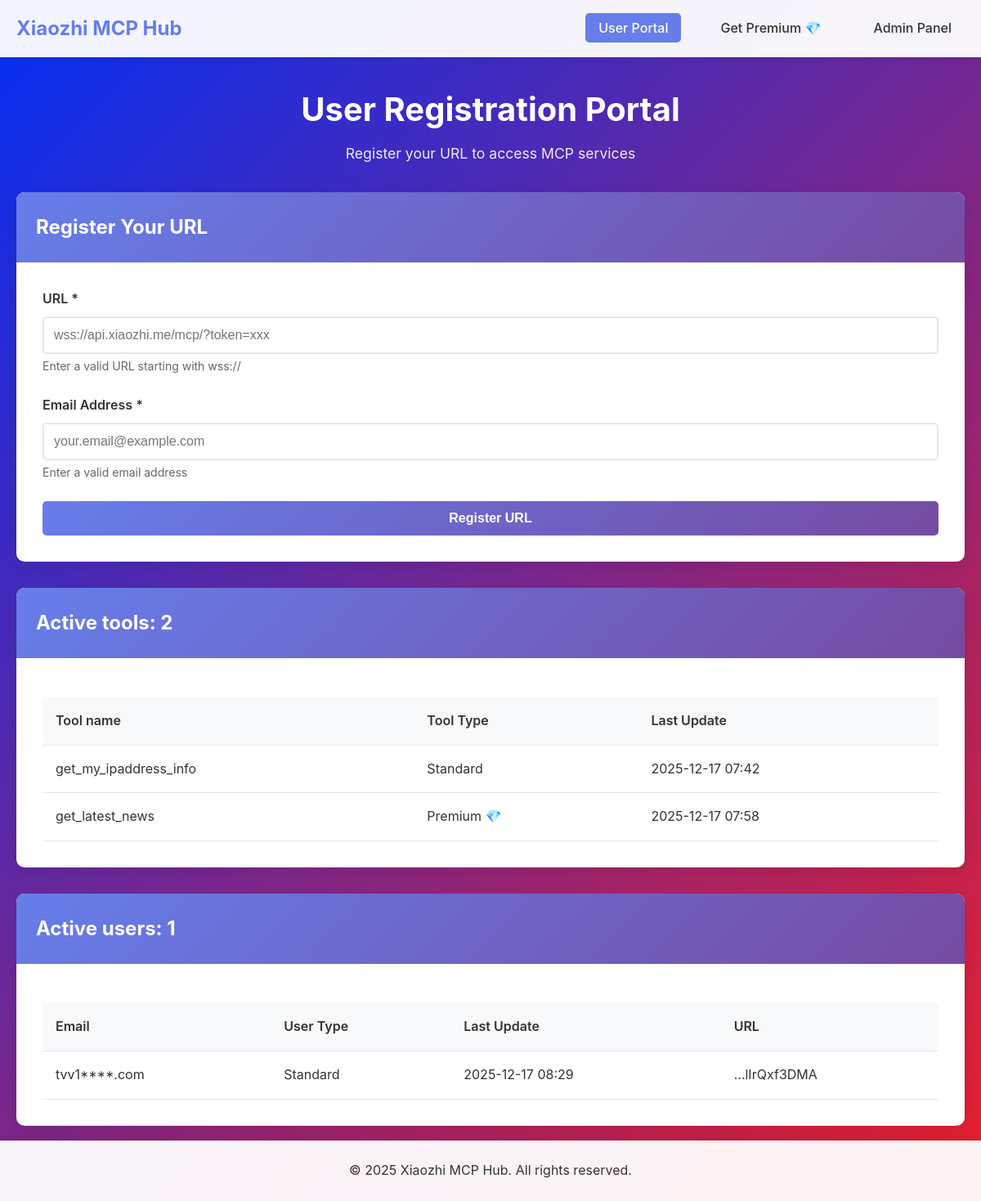
/user, run on the app's committed database.
### database/models.py (models this page shows, shortened)
class Tool(Base):
	__tablename__ = "tools"
	tool_id = Column(Integer, primary_key=True, autoincrement=True)
	tool_name = Column(String(255), nullable=False, unique=True)
	tool_enable = Column(Boolean, default=True, nullable=False)
	is_premium = Column(Boolean, default=False, nullable=False)
	last_update = Column(DateTime, default=datetime.utcnow, onupdate=datetime.utcnow)
	users = relationship("User", secondary=connection_table, back_populates="tools")

class User(Base):
	__tablename__ = "users"
	user_id = Column(Integer, primary_key=True, autoincrement=True)
	user_email = Column(String(255), nullable=False, unique=True)
	user_url = Column(String(500), nullable=False, unique=True)
	user_enable = Column(Boolean, default=True, nullable=False)
	is_premium = Column(Boolean, default=False, nullable=False)
	last_update = Column(DateTime, default=datetime.utcnow, onupdate=datetime.utcnow)
	tools = relationship("Tool", secondary=connection_table, back_populates="users")

### app.py (the view)
@app.route("/user")
def user_page():
    session = get_session()
    users = []
    tools = []
    try:
        users = session.query(User).filter(User.user_enable == True).all()
        tools = session.query(Tool).filter(Tool.tool_enable == True).all()
    finally:
        session.close()
    return render_template("user.html", users=users, tools=tools)

### database/models.py (called while the page is built)
def get_engine(sqlite_url: str = "sqlite:///" + get_persistent_data("xiaozhi.db")):
	return create_engine(sqlite_url, future=True)

def get_session(engine=None):
	if engine is None:
		engine = get_engine()
	Session = sessionmaker(bind=engine, autoflush=False, future=True)
	return Session()

### templates/user.html (shortened to what this page needs)
{% extends "base.html" %}
{% block content %}
<div class="page-header">
    <h2>User Registration Portal</h2>
    <p class="subtitle">Register your URL to access MCP services</p>
</div>
<div class="card">
    <div class="card-header">
        <h3>Register Your URL</h3>
    </div>
    <div class="card-body">
        <form method="POST" action="{{ url_for('register_user') }}" class="form">
            <div class="form-group">
                <label for="user_url">URL *</label>
                <input
                    type="url"
                    id="user_url"
                    name="user_url"
                    placeholder="wss://api.xiaozhi.me/mcp/?token=xxx"
                    required
                    pattern="wss?://.+"
                    class="form-control"
                >
                <small class="form-text">Enter a valid URL starting with wss://</small>
            </div>
            <div class="form-group">
                <label for="user_email">Email Address *</label>
                <input
                    type="email"
                    id="user_email"
                    name="user_email"
                    placeholder="your.email@example.com"
                    required
                    class="form-control"
                >
                <small class="form-text">Enter a valid email address</small>
            </div>
            <button type="submit" class="btn btn-primary">Register URL</button>
        </form>
    </div>
</div>
<div class="card">
    <div class="card-header">
        <h3>Active tools: {{ tools|length }}</h3>
    </div>
    <div class="card-body">
        {% if tools %}
        <div class="table-responsive">
            <table class="data-table">
                <thead>
                    <tr>
                        <th>Tool name</th>
                        <th>Tool Type</th>
                        <th>Last Update</th>
                    </tr>
                </thead>
                <tbody>
                    {% for tool in tools %}
                    <tr>
                        <td>{{ tool.tool_name }}</td>
                        <td>
                            {% if tool.is_premium %}
                                Premium <span title="Premium"><span style="color:#00bcd4;">&#128142;</span></span>
                            {% else %}
                                Standard
                            {% endif %}
                        </td>
                        <td>{{ tool.last_update.strftime('%Y-%m-%d %H:%M') if tool.last_update else 'N/A' }}</td>
                    </tr>
                    {% endfor %}
                </tbody>
            </table>
        </div>
        {% else %}
        <p class="empty-state">No tools registered yet.</p>
        {% endif %}
    </div>
</div>
<div class="card">
    <div class="card-header">
        <h3>Active users: {{ users|length }}</h3>
    </div>
    <div class="card-body">
        {% if users %}
        <div class="table-responsive">
            <table class="data-table">
                <thead>
                    <tr>
                        <th>Email</th>
                        <th>User Type</th>
                        <th>Last Update</th>
                        <th>URL</th>
                    </tr>
                </thead>
                <tbody>
                    {% for user in users %}
                    <tr>
                        <td>
                            {% set email = user.user_email %}
                            {% if email and '@' in email %}
                                {% set parts = email.split('@') %}
                                {% set local = parts[0] %}
                                {% set domain = parts[1] %}
                                {% set ext = '' %}
                                {% if '.' in domain %}
                                    {% set ext = '.' + domain.split('.')[-1] %}
                                {% endif %}
                                {{ local[:4] ~ '****' ~ ext }}
                            {% else %}
                                {{ email }}
                            {% endif %}
                        </td>
                        <td>
                            {% if user.is_premium %}
                                Premium <span title="Premium"><span style="color:#00bcd4;">&#128142;</span></span>
                            {% else %}
                                Standard
                            {% endif %}
                        </td>
                        <td>{{ user.last_update.strftime('%Y-%m-%d %H:%M') if user.last_update else 'N/A' }}</td>
                        <td>
                            {% if user.user_url and user.user_url|length > 10 %}
                                ...{{ user.user_url[-10:] }}
                            {% else %}
                                {{ user.user_url }}
                            {% endif %}
                        </td>
                    </tr>
                    {% endfor %}
                </tbody>
            </table>
        </div>
        {% else %}
        <p class="empty-state">No users registered yet.</p>
        {% endif %}
    </div>
</div>
{% endblock %}

### static/css/style.css (style rules this page uses)
* { margin: 0; padding: 0; box-sizing: border-box; }
body { font-family: -apple-system, BlinkMacSystemFont, 'Segoe UI', Roboto, Oxygen, Ubuntu, Cantarell, sans-serif; line-height: 1.6; color: #333; background: linear-gradient(135deg, #022ff5 0%, #ed1f2a 100%); min-height: 100vh; padding-bottom: 60px; }
.page-header { text-align: center; color: white; margin-bottom: 2rem; }
.page-header h2 { font-size: 2.5rem; margin-bottom: 0.5rem; }
.subtitle { font-size: 1.1rem; opacity: 0.9; }
.card { background: white; border-radius: 10px; box-shadow: 0 5px 20px rgba(0,0,0,0.1); margin-bottom: 2rem; overflow: hidden; }
.card-header { background: linear-gradient(135deg, #667eea 0%, #764ba2 100%); color: white; padding: 1.5rem; }
.card-header h3 { font-size: 1.5rem; }
.card-body { padding: 2rem; }
.form { display: flex; flex-direction: column; gap: 1.5rem; }
.form-group { display: flex; flex-direction: column; }
.form-group label { font-weight: 600; margin-bottom: 0.5rem; color: #333; }
.form-control { padding: 0.75rem; border: 2px solid #e1e8ed; border-radius: 5px; font-size: 1rem; transition: border-color 0.3s; }
.form-text { font-size: 0.875rem; color: #666; margin-top: 0.25rem; }
.btn { padding: 0.75rem 1.5rem; border: none; border-radius: 5px; font-size: 1rem; font-weight: 600; cursor: pointer; transition: all 0.3s; text-decoration: none; display: inline-block; }
.btn-primary { background: linear-gradient(135deg, #667eea 0%, #764ba2 100%); color: white; }
.table-responsive { overflow-x: auto; margin-top: 1rem; }
.data-table { width: 100%; border-collapse: collapse; }
.data-table thead { background: #f8f9fa; }
.data-table th, .data-table td { padding: 1rem; text-align: left; border-bottom: 1px solid #e1e8ed; }
.data-table th { font-weight: 600; color: #333; }

### data on the page
Tool: tool_name "get_my_ipaddress_info", is_premium "Standard", last_update "2025-12-17 07:42"
Tool: tool_name "get_latest_news", is_premium "Premium", last_update "2025-12-17 07:58"
User: local "tvv1****.com", is_premium "Standard", last_update "2025-12-17 08:29", user_url "lIrQxf3DMA"

### other printed values
{{ tools|length }} "2"
{{ users|length }} "1"
